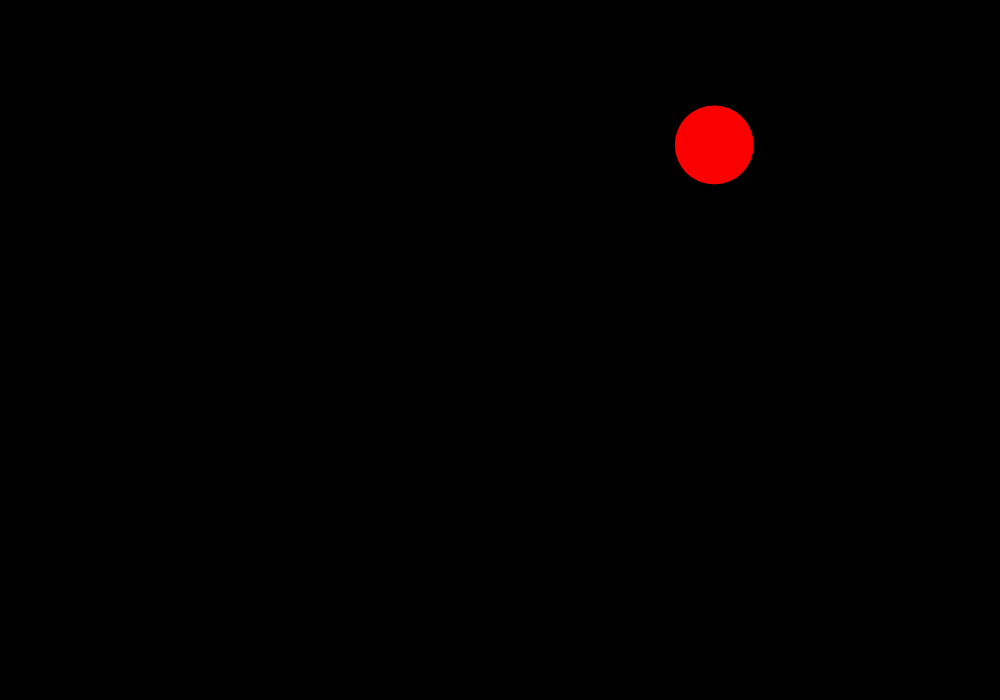
Frame 1 (no input)
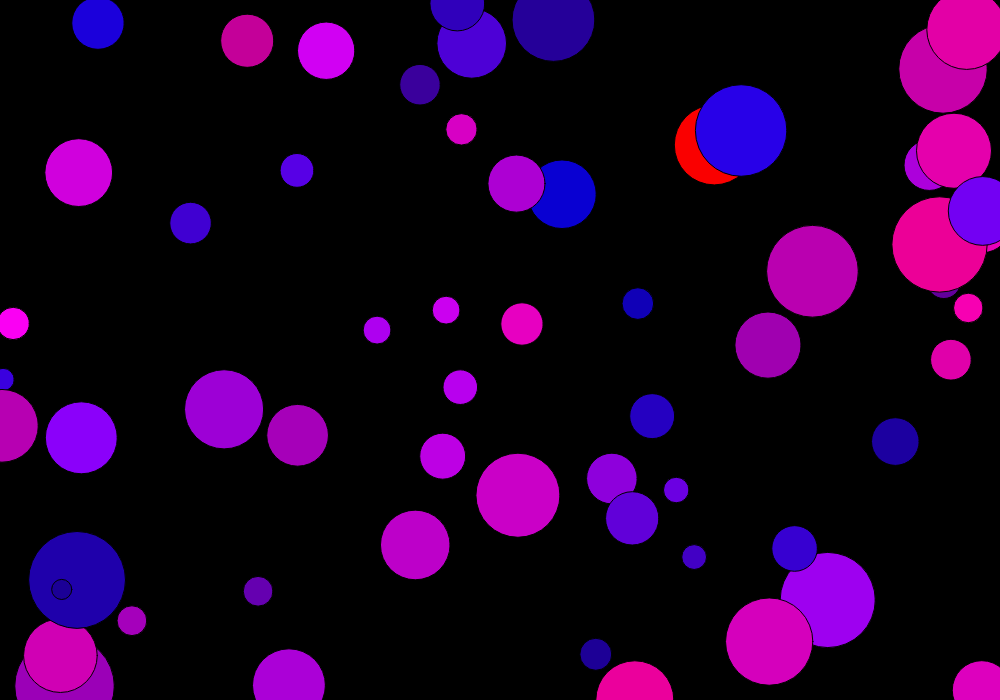
Frame 60 (no input)
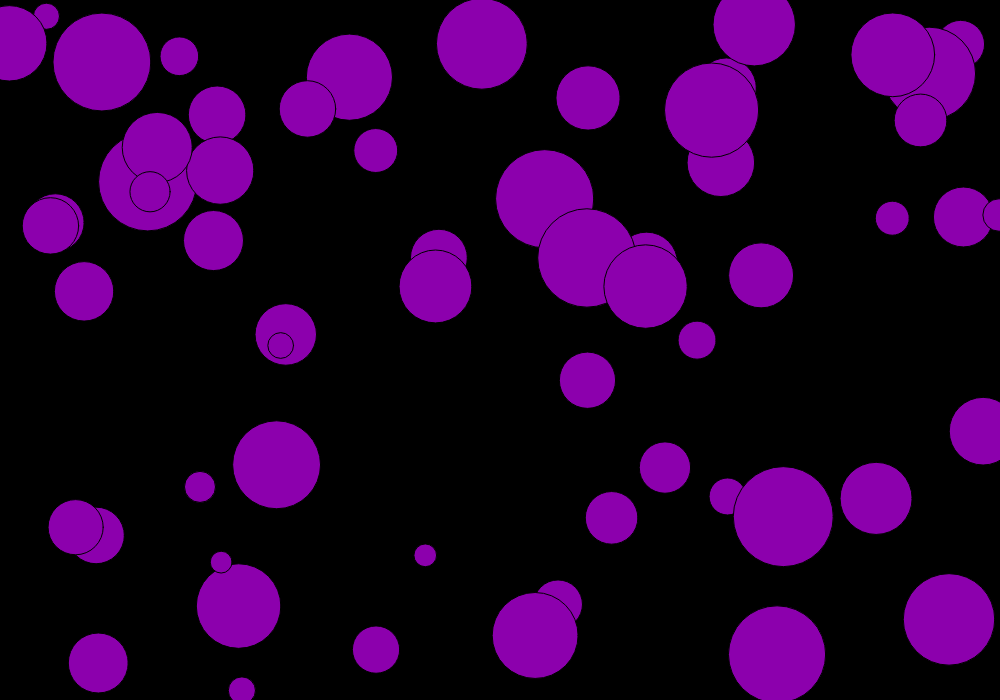
Frame 120 (the mouse pressed at the canvas centre since frame 60)

The p5.js sketch that drew these frames (run headless with seeded random() and noise() and a simulated clock; from frame 60 on, the mouse is pressed at the canvas centre):

// p5.js sketch
// ── sketch.js
var dot={
  x:100,
  y:50,
  d:24
};

var col={
  r:250,
  g:0,
  b:0
};

function setup(){
createCanvas(1000,700);
background(0);

}

function draw(){

  dot.x=random(0,width);
  dot.y=random(0,height);
  dot.d=random(20,100);

fill(col.r,col.g,col.b);
ellipse(dot.x,dot.y,dot.d,dot.d);

if(mouseX<width/2){
  col.r=random(0,250);
  col.b=random(150,250);
}
if (mouseX>width/2){
  col.g=random(0,250);
  col.r=random(0,50);

}


}



function mousePressed(){
  background(0);
}
